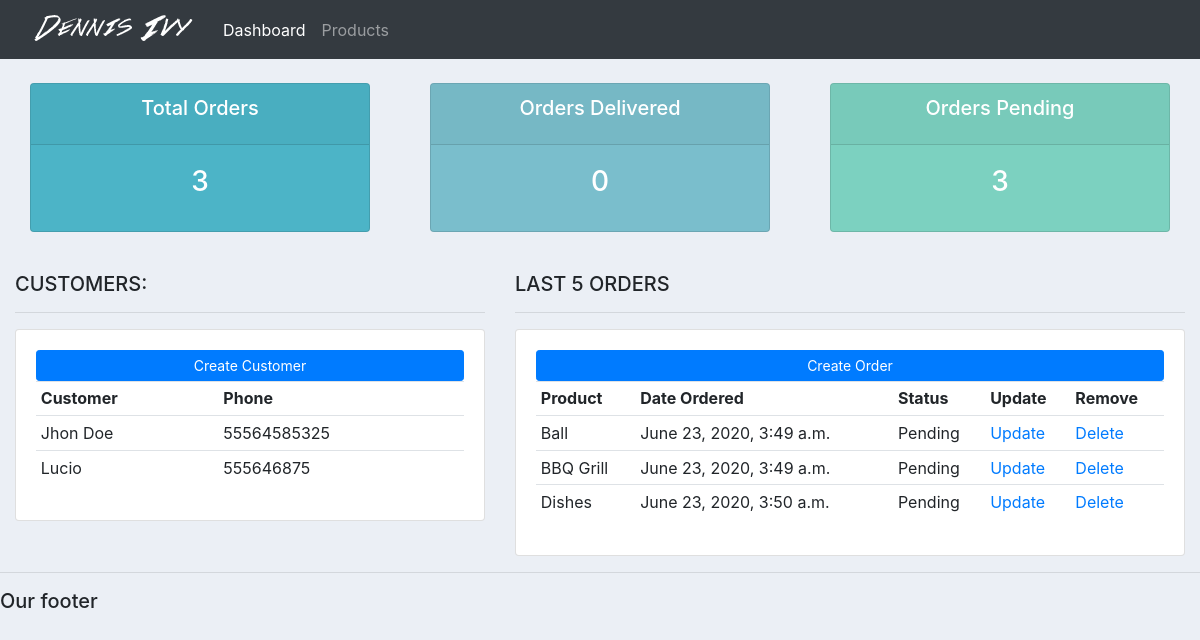
Before: / with the older database file.
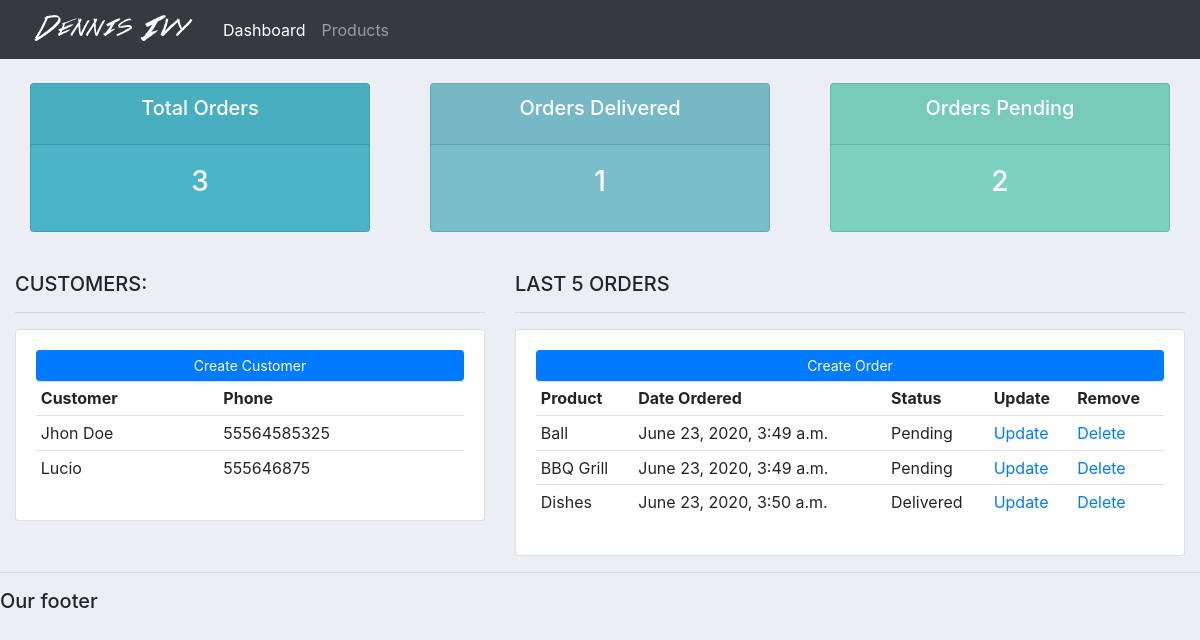
After: the same page with the newer database file.
### accounts/models.py (models this page shows)
class Order(models.Model):
    STATUS = (
        ('Pending', 'Pending'),
        ('Out for delivery', 'Out for delivery'),
        ('Delivered', 'Delivered')
    )
    customer = models.ForeignKey(Customer, null=True, on_delete=models.SET_NULL)
    product = models.ForeignKey(Product, null=True, on_delete=models.SET_NULL)
    date_created = models.DateTimeField(auto_now_add=True, null=True)
    status = models.CharField(max_length=200, null=True, choices=STATUS)

class Product(models.Model):
    CATEGORY = (
        ('Indoor', 'Indoor'),
        ('Outdoor', 'Outdoor'),
    )
    name = models.CharField(max_length=200, null=True)
    price = models.FloatField(null=True)
    category = models.CharField(max_length=200, null=True, choices=CATEGORY)
    description = models.CharField(max_length=200, null=True, blank=True)
    date_created = models.DateTimeField(auto_now_add=True, null=True)
    tags = models.ManyToManyField(Tag)
    def __str__(self):
        return self.name

### accounts/views.py (the view)
# urls.py: path('', views.home),
def home(request):
    orders = Order.objects.all()
    customers = Customer.objects.all()
    total_customers = customers.count()
    total_orders = orders.count()
    delivered = orders.filter(status='Delivered').count()
    pending = orders.filter(status='Pending').count()
    context = {'orders': orders, 'customers': customers,
               'total_orders': total_orders, 'delivered': delivered,
               'pending': pending}
    return render(request, 'accounts/dashboard.html', context)

### accounts/templates/accounts/dashboard.html
{% extends 'accounts/main.html' %}
{% block content %}
{% include 'accounts/status.html' %}
<br>
<div class="row">
    <div class="col-md-5">
        <h5>CUSTOMERS:</h5>
        <hr>
        <div class="card card-body">
            <a class="btn btn-primary  btn-sm btn-block" href="">Create Customer</a>
            <table class="table table-sm">
                <tr>
                    <th>Customer</th>
                    <th>Phone</th>
                </tr>
                {% for customer in customers %}
                    <tr>
                        <td>{{customer.name}}</td>
                        <td>{{customer.phone}}</td>
                    </tr>
                {% endfor %}
            </table>
        </div>
    </div>
    <div class="col-md-7">
        <h5>LAST 5 ORDERS</h5>
        <hr>
        <div class="card card-body">
            <a class="btn btn-primary  btn-sm btn-block" href="">Create Order</a>
            <table class="table table-sm">
                <tr>
                    <th>Product</th>
                    <th>Date Ordered</th>
                    <th>Status</th>
                    <th>Update</th>
                    <th>Remove</th>
                </tr>
                {% for order in orders %}
                    <tr>
                        <td>{{order.product}}</td>
                        <td>{{order.date_created}}</td>
                        <td>{{order.status}}</td>
                        <td><a href="">Update</a> </td>
                        <td><a href="">Delete</a> </td>
                    </tr>
                {% endfor %}
            </table>
        </div>
    </div>
</div>
{% endblock %}

Changed rows visible on the page:
changed Order "Dishes": status "Pending" → "Delivered"
Other visible differences:
{{ delivered }}: "0" → "1"
{{ pending }}: "3" → "2"
